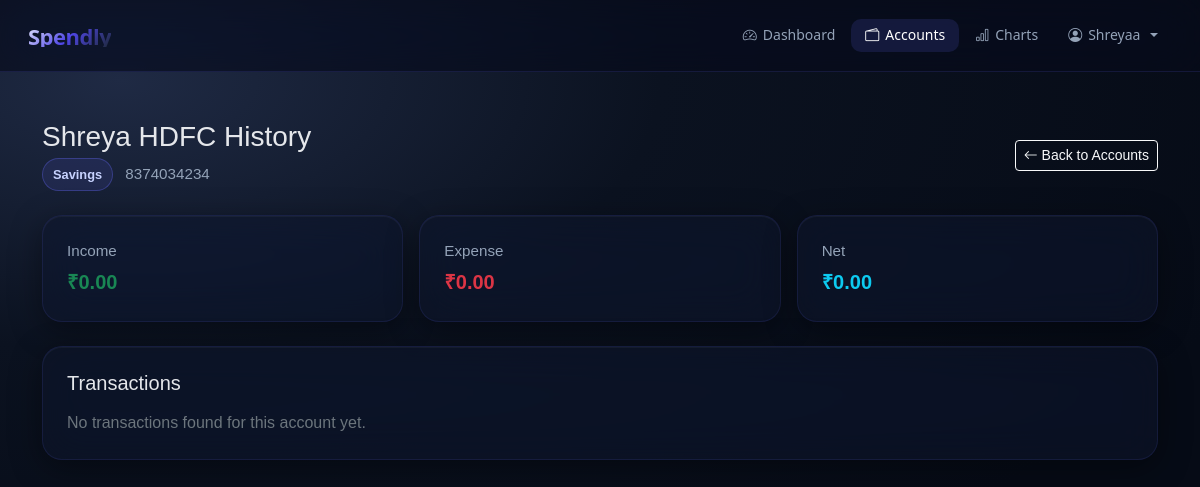
Page /accounts/1/history (signed in) on the committed database.
### models.py (models this page shows)
class User(db.Model, UserMixin):
    id = db.Column(db.Integer, primary_key=True)
    email = db.Column(db.String(150), unique=True)
    password = db.Column(db.String(150))
    first_name = db.Column(db.String(150))
    gender = db.Column(db.String(20))
    number = db.Column(db.String(20))
    notes = db.relationship('Note')
    expenses = db.relationship('Expense')
    accounts = db.relationship('Account')

class Account(db.Model):
    id = db.Column(db.Integer, primary_key=True)
    name = db.Column(db.String(150), nullable=False)
    number = db.Column(db.String(100), nullable=False)
    type = db.Column(db.String(50), nullable=False)
    balance = db.Column(db.Float, nullable=False)
    user_id = db.Column(db.Integer, db.ForeignKey('user.id'), nullable=False)

### views.py (the view)
@views.route('/accounts/<int:account_id>/history', methods=['GET'])
@login_required
def account_history(account_id):
    account = Account.query.get(account_id)
    if not account or account.user_id != current_user.id:
        flash('Account not found.', category='error')
        return redirect(url_for('views.accounts'))
    transactions = (Expense.query
                    .filter(Expense.user_id == current_user.id)
                    .filter(or_(Expense.payment_mode == str(account.id),
                                Expense.payment_mode == account.name))
                    .order_by(Expense.date.desc())
                    .all())
    total_income = sum(t.amount for t in transactions if t.type == 'Income')
    total_expense = sum(t.amount for t in transactions if t.type == 'Expense')
    return render_template(
        'account_history.html',
        user=current_user,
        account=account,
        transactions=transactions,
        total_income=total_income,
        total_expense=total_expense,
        net_balance=total_income - total_expense,
    )

### __init__.py (called while the page is built)
def create_app():
    app = Flask(__name__)
    app.config['SECRET_KEY'] = 'ayisgdysiasgdasikasjdhaskydgk'
    app.config['SQLALCHEMY_DATABASE_URI'] = f'sqlite:///{DB_NAME}'
    db.init_app(app)
    from views import views
    from auth import auth
    app.register_blueprint(views, url_prefix='/')
    app.register_blueprint(auth, url_prefix='/')
    from models import User, Note, Expense, Account
    with app.app_context():
        db.create_all()
    login_manager = LoginManager()
    login_manager.login_view = 'auth.login'
    login_manager.init_app(app)
    @login_manager.user_loader
    def load_user(id):
        return User.query.get(int(id))
    return app

### templates/account_history.html (shortened to what this page needs)
<!doctype html>
<html lang="en">
<head>
  <link href="https://cdn.jsdelivr.net/npm/bootstrap@5.3.2/dist/css/bootstrap.min.css" rel="stylesheet" />
  <link href="https://cdn.jsdelivr.net/npm/bootstrap-icons/font/bootstrap-icons.css" rel="stylesheet" />
</head>
<body>
  {% include "_navbar.html" %}
  <div class="container py-5">
    <div class="d-flex flex-wrap justify-content-between align-items-center mb-4 gap-3">
      <div>
        <h3 class="mb-1">{{ account.name }} History</h3>
        <div class="meta">
          <span class="chip me-2">{{ account.type }}</span>
          <span>{{ account.number or '-' }}</span>
        </div>
      </div>
      <a href="{{ url_for('views.accounts') }}" class="btn btn-outline-light btn-sm">
        <i class="bi bi-arrow-left"></i> Back to Accounts
      </a>
    </div>
    <div class="row g-3 mb-4">
      <div class="col-md-4">
        <div class="glass-card">
          <div class="meta mb-1">Income</div>
          <div class="summary-value text-success">₹{{ "%.2f"|format(total_income) }}</div>
        </div>
      </div>
      <div class="col-md-4">
        <div class="glass-card">
          <div class="meta mb-1">Expense</div>
          <div class="summary-value text-danger">₹{{ "%.2f"|format(total_expense) }}</div>
        </div>
      </div>
      <div class="col-md-4">
        <div class="glass-card">
          <div class="meta mb-1">Net</div>
          <div class="summary-value {% if net_balance >= 0 %}text-info{% else %}text-warning{% endif %}">
            ₹{{ "%.2f"|format(net_balance) }}
          </div>
        </div>
      </div>
    </div>
    <div class="glass-card">
      <h5 class="mb-3">Transactions</h5>
      {% if transactions %}
      <div class="table-responsive">
        <table class="table table-dark table-striped align-middle mb-0">
          <thead>
            <tr class="text-secondary">
              <th>Date</th>
              <th>Type</th>
              <th>Category</th>
              <th>Description</th>
              <th class="text-end">Amount</th>
            </tr>
          </thead>
          <tbody>
            {% for t in transactions %}
            <tr>
              <td>{{ t.date.strftime('%d %b %Y, %I:%M %p') }}</td>
              <td>
                <span class="type-text {% if t.type == 'Income' %}income{% else %}expense{% endif %}">
                  {{ t.type }}
                </span>
              </td>
              <td>{{ t.category }}</td>
              <td>{{ t.description or '-' }}</td>
              <td class="text-end {% if t.type == 'Income' %}text-success{% else %}text-danger{% endif %}">
                {% if t.type == 'Income' %}+{% else %}-{% endif %}₹{{ "%.2f"|format(t.amount) }}
              </td>
            </tr>
            {% endfor %}
          </tbody>
        </table>
      </div>
      {% else %}
      <p class="text-secondary mb-0">No transactions found for this account yet.</p>
      {% endif %}
    </div>
  </div>
</body>
</html>

### templates/_navbar.html (shortened to what this page needs)
<nav id="shared-app-navbar" class="navbar navbar-expand-lg">
  <a class="shared-navbar-brand" href="{{ url_for('views.dashboard') }}">
    Spendly
  </a>
  {% set current_path = request.path %}
  <div class="collapse navbar-collapse shared-nav-collapse" id="navMenu">
    <ul class="shared-nav-list">
      {% if user is defined and user and user.is_authenticated %}
      <li class="nav-item">
        <a class="shared-nav-link {% if current_path == '/dashboard' %}active{% endif %}"
          href="{{ url_for('views.dashboard') }}">
          <i class="bi bi-speedometer2"></i> Dashboard
        </a>
      </li>
      <li class="nav-item">
        <a class="shared-nav-link {% if current_path == '/accounts' or current_path.startswith('/accounts/') %}active{% endif %}"
          href="{{ url_for('views.accounts') }}">
          <i class="bi bi-wallet2"></i> Accounts
        </a>
      </li>
      <li class="nav-item">
        <a class="shared-nav-link {% if current_path == '/charts' %}active{% endif %}"
          href="{{ url_for('views.charts') }}">
          <i class="bi bi-bar-chart"></i> Charts
        </a>
      </li>
      <li class="nav-item dropdown">
        <a class="shared-nav-link dropdown-toggle {% if current_path == '/profile' %}active{% endif %}" href="#"
          id="navbarDropdown" role="button" data-bs-toggle="dropdown" data-toggle="dropdown" aria-expanded="false">
          <i class="bi bi-person-circle"></i> {{ user.first_name }}
        </a>
      </li>
      {% endif %}
    </ul>
  </div>
</nav>

### templates/account_history.html (style rules this page uses)
* { box-sizing: border-box; }
body { font-family: "Poppins", sans-serif; background: radial-gradient(1200px 600px at 10% 10%, #1f2a44, #0b1220 45%, #060b16); margin: 0; color: #e5e7eb; min-height: 100vh; }
.glass-card { background: rgba(15, 23, 42, 0.55); backdrop-filter: blur(20px) saturate(1.4); -webkit-backdrop-filter: blur(20px) saturate(1.4); border: 1px solid rgba(99, 102, 241, 0.12); border-radius: 20px; padding: 24px; box-shadow: 0 8px 32px rgba(0, 0, 0, 0.4), inset 0 1px 0 rgba(255, 255, 255, 0.04); }
.meta { color: #94a3b8; font-size: 0.95rem; }
.chip { display: inline-block; padding: 6px 10px; border-radius: 999px; font-size: 0.8rem; font-weight: 600; border: 1px solid rgba(99, 102, 241, 0.35); color: #c7d2fe; background: rgba(99, 102, 241, 0.12); }
.summary-value { font-size: 1.25rem; font-weight: 700; }

### templates/_navbar.html (style rules this page uses)
#shared-app-navbar { --nav-bg: rgba(8, 12, 25, 0.65); --nav-border: rgba(99, 102, 241, 0.15); --link: #94a3b8; --link-active-bg: rgba(99, 102, 241, 0.15); --link-active: #ffffff; --dropdown-bg: rgba(15, 23, 42, 0.95); --dropdown-border: rgba(99, 102, 241, 0.3); --font: system-ui, -apple-system, "Segoe UI", sans-serif; background: var(--nav-bg) !important; backdrop-filter: blur(24px) saturate(1.6) !important; -webkit-backdrop-filter: blur(24px) saturate(1.6) !important; border-bottom: 1px solid var(--nav-border) !important; padding: 12px 28px !important; min-height: 72px; font-family: var(--font) !important; box-sizing: border-box; }
#shared-app-navbar * { box-sizing: border-box; font-family: inherit !important; }
#shared-app-navbar .shared-navbar-brand { font-weight: 800 !important; font-size: 22px !important; line-height: 1 !important; letter-spacing: -0.5px !important; display: inline-flex !important; align-items: center !important; gap: 0 !important; text-decoration: none !important; white-space: nowrap !important; background: linear-gradient(135deg, #e5e7ff, #4f46e5, #1e293b); -webkit-background-clip: text; -webkit-text-fill-color: transparent; background-clip: text; margin: 0; padding: 0; }
#shared-app-navbar .shared-nav-collapse { justify-content: flex-end !important; }
#shared-app-navbar .shared-nav-list { display: flex !important; align-items: center !important; margin-left: auto !important; margin-bottom: 0 !important; padding-left: 0 !important; gap: 2px !important; list-style: none !important; }
#shared-app-navbar .nav-item { margin: 0 !important; padding: 0 !important; }
#shared-app-navbar .shared-nav-link { display: inline-flex !important; align-items: center !important; gap: 6px !important; color: var(--link) !important; font-weight: 500 !important; font-size: 14px !important; line-height: 1.2 !important; padding: 8px 14px !important; border-radius: 10px !important; margin: 0 !important; text-decoration: none !important; transition: all 0.25s ease !important; white-space: nowrap; }
#shared-app-navbar .shared-nav-link.active, #shared-app-navbar .shared-nav-link:hover, #shared-app-navbar .shared-nav-link:focus { color: var(--link-active) !important; background: var(--link-active-bg) !important; }

### rows in the picture
User: first_name "Shreyaa"
Account: name "Shreya HDFC", type "Savings", number "8374034234"

### other values in the picture
{{ "%.2f"|format(total_income) }} "0.00"
{{ "%.2f"|format(total_expense) }} "0.00"
{{ "%.2f"|format(net_balance) }} "0.00"
